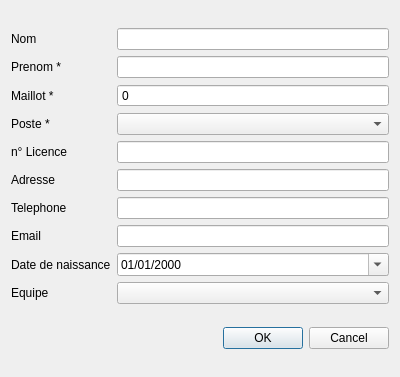
<?xml version="1.0" encoding="UTF-8"?>
<ui version="4.0">
 <class>FenetreJoueur</class>
 <widget class="QDialog" name="FenetreJoueur">
  <property name="geometry">
   <rect>
    <x>0</x>
    <y>0</y>
    <width>400</width>
    <height>377</height>
   </rect>
  </property>
  <property name="windowTitle">
   <string>Joueur</string>
  </property>
  <layout class="QGridLayout" name="gridLayout_2">
   <item row="0" column="0">
    <layout class="QGridLayout" name="gridLayout">
     <item row="0" column="0">
      <widget class="QLabel" name="label_Nom">
       <property name="text">
        <string>Nom </string>
       </property>
      </widget>
     </item>
     <item row="0" column="2">
      <widget class="QLineEdit" name="lineEdit_Nom"/>
     </item>
     <item row="1" column="0">
      <widget class="QLabel" name="label_Prenom">
       <property name="text">
        <string>Prenom *</string>
       </property>
      </widget>
     </item>
     <item row="1" column="2">
      <widget class="QLineEdit" name="lineEdit_prenom">
       <property name="maxLength">
        <number>10</number>
       </property>
      </widget>
     </item>
     <item row="5" column="0">
      <widget class="QLabel" name="label_add">
       <property name="text">
        <string>Adresse</string>
       </property>
      </widget>
     </item>
     <item row="5" column="2">
      <widget class="QLineEdit" name="lineEdit_add"/>
     </item>
     <item row="6" column="0">
      <widget class="QLabel" name="label_tel">
       <property name="text">
        <string>Telephone</string>
       </property>
      </widget>
     </item>
     <item row="6" column="2">
      <widget class="QLineEdit" name="lineEdit_tel"/>
     </item>
     <item row="7" column="0">
      <widget class="QLabel" name="label_mail">
       <property name="text">
        <string>Email</string>
       </property>
      </widget>
     </item>
     <item row="7" column="2">
      <widget class="QLineEdit" name="lineEdit_Email"/>
     </item>
     <item row="12" column="0">
      <widget class="QLabel" name="label">
       <property name="text">
        <string>Equipe</string>
       </property>
      </widget>
     </item>
     <item row="12" column="2">
      <widget class="QComboBox" name="comboBox"/>
     </item>
     <item row="10" column="0">
      <widget class="QLabel" name="label_age">
       <property name="text">
        <string>Date de naissance</string>
       </property>
      </widget>
     </item>
     <item row="2" column="0">
      <widget class="QLabel" name="label_Maillot">
       <property name="text">
        <string>Maillot *</string>
       </property>
      </widget>
     </item>
     <item row="3" column="0">
      <widget class="QLabel" name="label_poste">
       <property name="text">
        <string>Poste *</string>
       </property>
      </widget>
     </item>
     <item row="4" column="0">
      <widget class="QLabel" name="label_lis">
       <property name="text">
        <string>n° Licence</string>
       </property>
      </widget>
     </item>
     <item row="4" column="2">
      <widget class="QLineEdit" name="lineEdit_lis"/>
     </item>
     <item row="3" column="2">
      <widget class="QComboBox" name="comboBox_2"/>
     </item>
     <item row="2" column="2">
      <widget class="QSpinBox" name="spinBox">
       <property name="buttonSymbols">
        <enum>QAbstractSpinBox::NoButtons</enum>
       </property>
       <property name="minimum">
        <number>0</number>
       </property>
       <property name="singleStep">
        <number>2</number>
       </property>
       <property name="value">
        <number>0</number>
       </property>
      </widget>
     </item>
     <item row="10" column="2">
      <widget class="QDateEdit" name="dateEdit">
       <property name="buttonSymbols">
        <enum>QAbstractSpinBox::UpDownArrows</enum>
       </property>
       <property name="displayFormat">
        <string>dd/MM/yyyy</string>
       </property>
       <property name="calendarPopup">
        <bool>true</bool>
       </property>
      </widget>
     </item>
    </layout>
   </item>
   <item row="1" column="0">
    <widget class="QDialogButtonBox" name="buttonBox">
     <property name="orientation">
      <enum>Qt::Horizontal</enum>
     </property>
     <property name="standardButtons">
      <set>QDialogButtonBox::Cancel|QDialogButtonBox::Ok</set>
     </property>
    </widget>
   </item>
  </layout>
 </widget>
 <tabstops>
  <tabstop>lineEdit_Nom</tabstop>
  <tabstop>lineEdit_prenom</tabstop>
  <tabstop>spinBox</tabstop>
  <tabstop>comboBox_2</tabstop>
  <tabstop>lineEdit_lis</tabstop>
  <tabstop>lineEdit_add</tabstop>
  <tabstop>lineEdit_tel</tabstop>
  <tabstop>lineEdit_Email</tabstop>
  <tabstop>comboBox</tabstop>
  <tabstop>buttonBox</tabstop>
 </tabstops>
 <resources/>
 <connections>
  <connection>
   <sender>buttonBox</sender>
   <signal>accepted()</signal>
   <receiver>FenetreJoueur</receiver>
   <slot>accept()</slot>
   <hints>
    <hint type="sourcelabel">
     <x>248</x>
     <y>254</y>
    </hint>
    <hint type="destinationlabel">
     <x>157</x>
     <y>274</y>
    </hint>
   </hints>
  </connection>
  <connection>
   <sender>buttonBox</sender>
   <signal>rejected()</signal>
   <receiver>FenetreJoueur</receiver>
   <slot>reject()</slot>
   <hints>
    <hint type="sourcelabel">
     <x>316</x>
     <y>260</y>
    </hint>
    <hint type="destinationlabel">
     <x>286</x>
     <y>274</y>
    </hint>
   </hints>
  </connection>
 </connections>
</ui>
